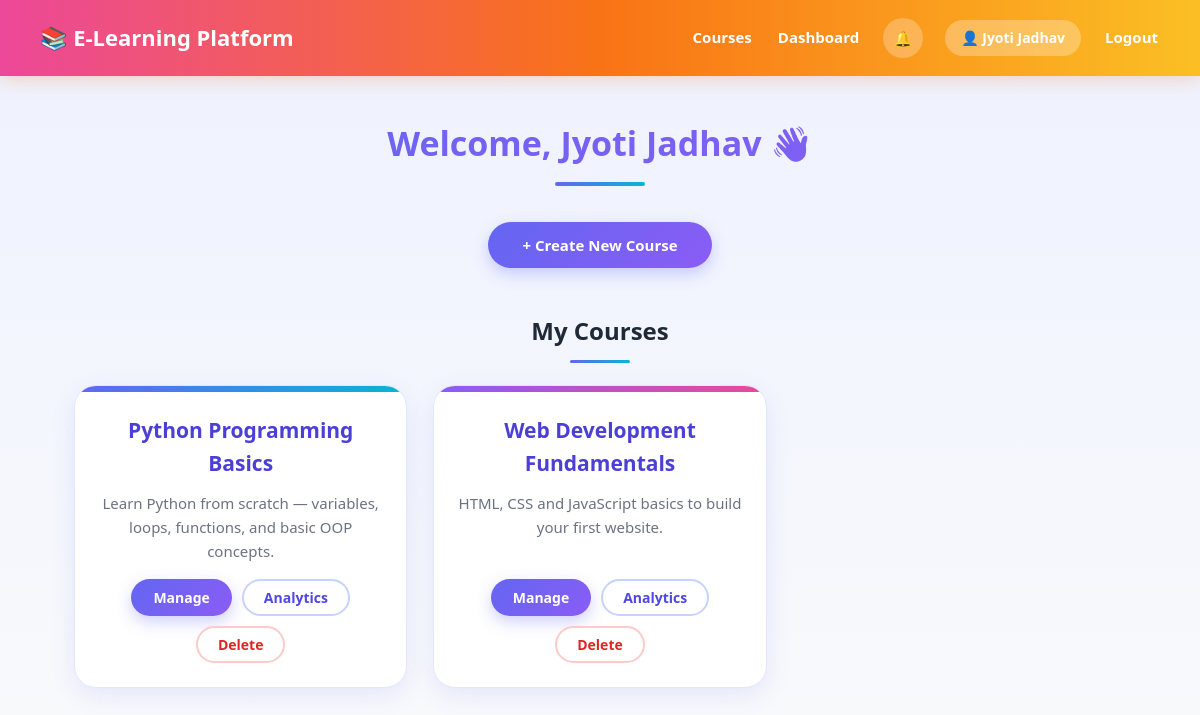
The page /dashboard/instructor (signed in) on the database its author committed.
### tables this page shows
CREATE TABLE courses (
            id INTEGER PRIMARY KEY AUTOINCREMENT,
            title TEXT NOT NULL,
            description TEXT,
            instructor_id INTEGER NOT NULL,
            created_at TEXT,
            FOREIGN KEY (instructor_id) REFERENCES users(id)
        );

### app.py (the view)
@app.route("/dashboard/instructor")
def instructor_dashboard():
    if not login_required("instructor"):
        flash("Please login first.", "error")
        return redirect(url_for("login"))
    conn = get_db()
    courses = conn.execute("SELECT * FROM courses WHERE instructor_id = ?", (session["user_id"],)).fetchall()
    conn.close()
    return render_template("dashboard_instructor.html", courses=courses)

### app.py (called while the page is built)
def get_db():
    conn = sqlite3.connect(DB_PATH)
    conn.row_factory = sqlite3.Row
    conn.execute("PRAGMA foreign_keys = ON")
    return conn

def login_required(role=None):
    if "user_id" not in session:
        return False
    if role and session.get("role") != role:
        return False
    return True

@app.context_processor
def inject_notifications():
    if "user_id" in session:
        conn = get_db()
        count = conn.execute(
            "SELECT COUNT(*) as c FROM notifications WHERE user_id = ? AND is_read = 0",
            (session["user_id"],),
        ).fetchone()["c"]
        conn.close()
        return {"unread_count": count}
    return {"unread_count": 0}

### templates/dashboard_instructor.html (shortened to what this page needs)
{% extends "base.html" %}
{% block content %}
    <h2>Welcome, {{ session.get('name') }} 👋</h2>
    <div class="center-row">
        <a class="btn" href="{{ url_for('create_course') }}">+ Create New Course</a>
    </div>
    <h3 class="section-title">My Courses</h3>
    {% if courses %}
        <div class="card-grid">
            {% for c in courses %}
                <div class="card">
                    <h4>{{ c.title }}</h4>
                    <p class="card-desc">{{ c.description or 'No description provided.' }}</p>
                    <div class="card-actions">
                        <a class="btn small" href="{{ url_for('view_course', course_id=c.id) }}">Manage</a>
                        <a class="btn small secondary" href="{{ url_for('instructor_analytics', course_id=c.id) }}">Analytics</a>
                        <form method="POST" action="{{ url_for('delete_course', course_id=c.id) }}"
                              onsubmit="return confirm('Delete this course and all its content, quizzes and results? This cannot be undone.');">
                            <button type="submit" class="btn small danger">Delete</button>
                        </form>
                    </div>
                </div>
            {% endfor %}
        </div>
    {% else %}
        <p class="empty-state">You haven't created any course yet. Click "Create New Course" to get started.</p>
    {% endif %}
{% endblock %}

### static/style.css (style rules this page uses)
:root { --primary: #6366f1; --primary-dark: #4f46e5; --violet: #8b5cf6; --cyan: #06b6d4; --text: #1f2937; --muted: #6b7280; --danger: #ef4444; --danger-dark: #dc2626; --success: #10b981; --border: #e0e7ff; --card-bg: #ffffff; --shadow: 0 8px 24px rgba(99, 102, 241, 0.12); }
* { margin: 0; padding: 0; box-sizing: border-box; }
body { font-family: 'Segoe UI', Arial, sans-serif; background: linear-gradient(180deg, #eef2ff 0%, #f9fafb 100%) fixed; color: var(--text); line-height: 1.6; min-height: 100vh; }
a { color: var(--primary-dark); text-decoration: none; }
h2 { text-align: center; font-size: 34px; font-weight: 800; margin-bottom: 36px; background: linear-gradient(90deg, var(--primary), var(--violet)); -webkit-background-clip: text; background-clip: text; -webkit-text-fill-color: transparent; position: relative; padding-bottom: 16px; }
h2::after { content: ""; position: absolute; left: 50%; bottom: 0; transform: translateX(-50%); width: 90px; height: 4px; border-radius: 4px; background: linear-gradient(90deg, var(--primary), var(--cyan)); }
.section-title { text-align: center; font-size: 24px; font-weight: 800; margin: 44px 0 22px; color: var(--text); position: relative; padding-bottom: 12px; }
.section-title::after { content: ""; position: absolute; left: 50%; bottom: 0; transform: translateX(-50%); width: 60px; height: 3px; border-radius: 3px; background: linear-gradient(90deg, var(--primary), var(--cyan)); }
.center-row { display: flex; flex-wrap: wrap; justify-content: center; align-items: center; gap: 12px; margin-bottom: 10px; }
.btn { display: inline-flex; align-items: center; justify-content: center; padding: 13px 34px; border: none; border-radius: 50px; background: linear-gradient(135deg, var(--primary), var(--violet)); color: #fff; font: 700 15px 'Segoe UI', Arial, sans-serif; text-decoration: none; cursor: pointer; box-shadow: 0 6px 16px rgba(99, 102, 241, 0.3); transition: transform .15s, box-shadow .15s; }
.btn.small { padding: 9px 22px; font-size: 14px; }
.btn.secondary { background: #fff; color: var(--primary-dark); border: 2px solid #c7d2fe; box-shadow: none; }
.btn.danger { background: #fff; color: var(--danger-dark); border: 2px solid #fecaca; box-shadow: none; }
.btn.small.secondary, .btn.small.danger { padding: 7px 20px; }
form { margin: 0; }
.card-grid { display: grid; grid-template-columns: repeat(auto-fill, minmax(290px, 1fr)); gap: 26px; align-items: stretch; }
.card { display: flex; flex-direction: column; background: var(--card-bg); border: 1px solid var(--border); border-radius: 22px; padding: 28px 24px 24px; box-shadow: var(--shadow); position: relative; overflow: hidden; transition: transform .2s, box-shadow .2s; }
.card::before { content: ""; position: absolute; top: 0; left: 0; right: 0; height: 6px; background: linear-gradient(90deg, var(--primary), var(--cyan)); }
.card:nth-child(3n+2)::before { background: linear-gradient(90deg, var(--violet), #ec4899); }
.card h4 { font-size: 21px; font-weight: 800; color: #4c3fd6; text-align: center; margin-bottom: 10px; }
.card-desc { flex: 1; text-align: center; color: var(--muted); font-size: 15px; margin-bottom: 16px; }
.card-actions { display: flex; flex-wrap: wrap; justify-content: center; align-items: center; gap: 10px; }

### rows shown on the page
courses: title "Python Programming Basics", description "Learn Python from scratch — variables, loops, functions, and basic OOP concepts."
courses: title "Web Development Fundamentals", description "HTML, CSS and JavaScript basics to build your first website."

### other values the page prints
{{ session.get('name') }} "Jyoti Jadhav"
